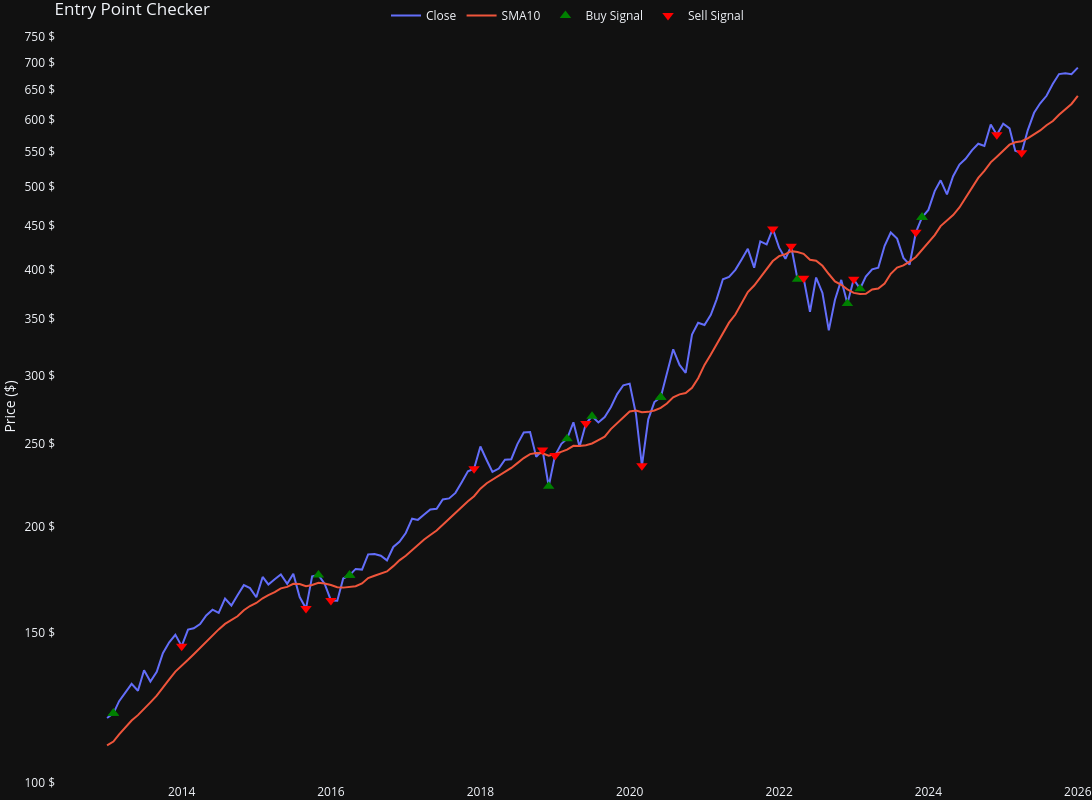

The code cell stored with this chart in its notebook:
### Code cell
tools.plot_trades_signals(screened_df['SPY'][['Close', 'SMA10']], spy_trades)

### Figure 1 — Plotly figure (JSON) as saved in the notebook; plotly's stock layout.template omitted (floating-point values rounded to 4 significant figures; data arrays with more than 128 entries replaced by an {"elided": "..."} marker saying what was removed)
{"data": [{"name": "Close", "type": "scatter", "x": {"elided": "157 str values"}, "y": {"elided": "157 float values"}}, {"name": "SMA10", "type": "scatter", "x": {"elided": "157 str values"}, "y": {"elided": "157 float values"}}, {"marker": {"color": "green", "size": 10, "symbol": "triangle-up"}, "mode": "markers", "name": "Buy Signal", "type": "scatter", "x": ["2013-02-01T00:00:00", "2013-02-01T00:00:00", "2015-11-01T00:00:00", "2016-04-01T00:00:00", "2016-04-01T00:00:00", "2018-12-01T00:00:00", "2019-03-01T00:00:00", "2019-07-01T00:00:00", "2020-06-01T00:00:00", "2020-06-01T00:00:00", "2022-04-01T00:00:00", "2022-12-01T00:00:00", "2023-02-01T00:00:00", "2023-12-01T00:00:00", "2023-12-01T00:00:00"], "y": [120.7, 120.7, 175.3, 175.3, 175.3, 222.8, 253.4, 269.2, 283.5, 283.5, 389.9, 364.9, 379.9, 460.7, 460.7]}, {"marker": {"color": "red", "size": 10, "symbol": "triangle-down"}, "mode": "markers", "name": "Sell Signal", "type": "scatter", "x": ["2014-01-01T00:00:00", "2015-09-01T00:00:00", "2016-01-01T00:00:00", "2017-12-01T00:00:00", "2018-11-01T00:00:00", "2019-01-01T00:00:00", "2019-06-01T00:00:00", "2020-03-01T00:00:00", "2021-12-01T00:00:00", "2022-03-01T00:00:00", "2022-05-01T00:00:00", "2023-01-01T00:00:00", "2023-11-01T00:00:00", "2024-12-01T00:00:00", "2025-04-01T00:00:00"], "y": [144.7, 160.2, 163.7, 233.7, 245.8, 242.1, 263.9, 235.5, 446.5, 426.1, 390.7, 389.7, 442.4, 575.8, 548.3]}], "layout": {"height": 800, "hovermode": "x unified", "legend": {"orientation": "h", "x": 0.5, "xanchor": "center", "y": 1, "yanchor": "bottom"}, "showlegend": true, "title": {"text": "Entry Point Checker"}, "width": 1400, "xaxis": {"mirror": true, "rangeslider": {"visible": false}, "showgrid": false, "showline": false, "zeroline": false}, "yaxis": {"mirror": true, "showgrid": false, "showline": false, "ticksuffix": " $", "title": {"text": "Price ($)"}, "type": "log", "zeroline": false}}}
